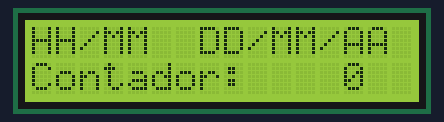
This sketch was run on a simulated Arduino Uno, built with avr-gcc and run on an emulated ATmega328P. Shown: 16×2 character LCD.

Above: at 0.1 s.
At 4.1 s:
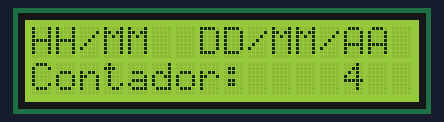
At 9.1 s:
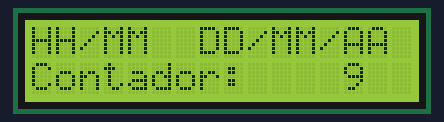
At 19.1 s:
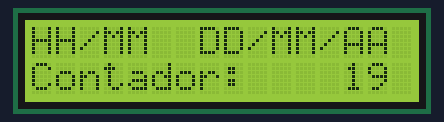
At 28.1 s:
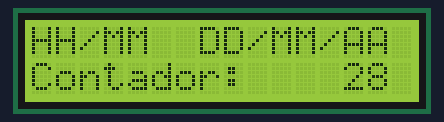
At 38.1 s:
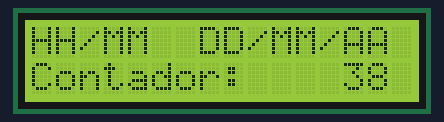

Measured:
- what the display in image 1 shows lasts 1.0 s, from 4.1 s to 5.1 s

The sketch:

Teste_de_LED.ino.ino
```cpp
#include <LiquidCrystal.h> //Inclui a biblioteca do LCD


LiquidCrystal lcd(12, 11, 5, 4, 3, 2); //Configura os pinos do Arduino para se comunicar com o LCD


int temp; //Inicia uma variável inteira(temp), para escrever no LCD a contagem do tempo


void setup()
{

lcd.begin(16, 2); //Inicia o LCD com dimensões 16x2(Colunas x Linhas)
lcd.setCursor(0, 0); //Posiciona o cursor na primeira coluna(0) e na primeira linha(0) do LCD
lcd.print("HH/MM  DD/MM/AA"); //Escreve no LDC
lcd.setCursor(0, 1); //Posiciona o cursor na primeira coluna(0) e na segunda linha(1) do LCD
lcd.print("Contador:");


}


void loop()
{

lcd.setCursor(13, 1); //Posiciona o cursor na décima quarta coluna(13) e na segunda linha(1) do LCD
lcd.print(temp); //Escreve o valor atual da variável de contagem no LCD
delay(1000); //Aguarda 1 segundo
temp++; //Incrementa variável de contagem


if(temp == 600) //Se a variável temp chegar em 600(10 Minutos),...
  {
  temp = 0; //...zera a variável de contagem
  }

}
```
